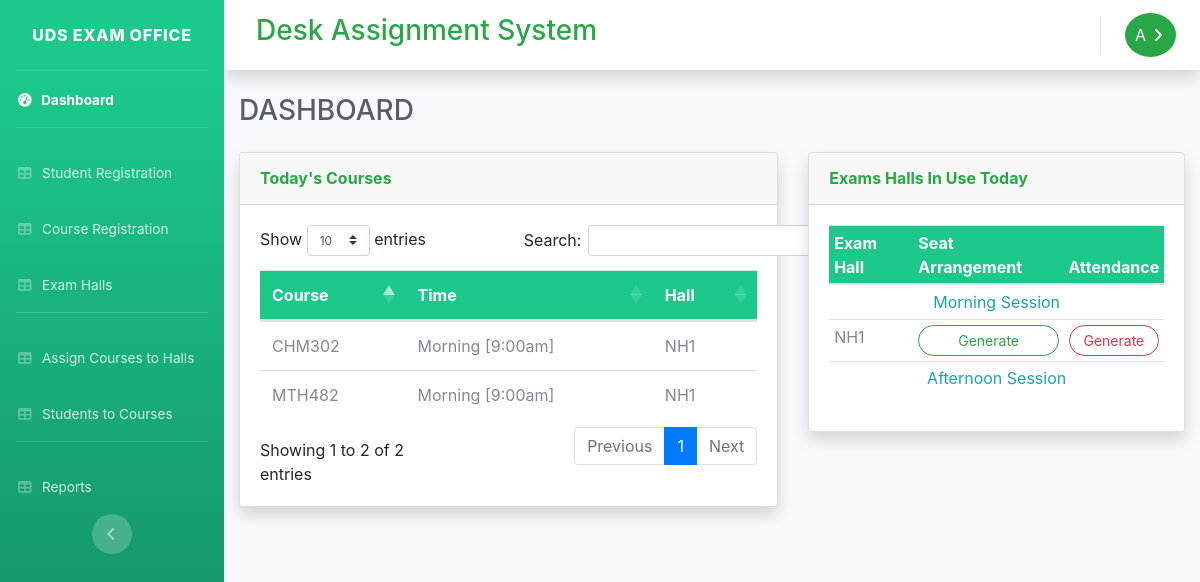
The page /account.php (signed in) on the database its author committed.
### tables this page shows
CREATE TABLE `hallscourses` (
  `id` int(11) NOT NULL,
  `hall_code` varchar(10) NOT NULL,
  `course_code` varchar(10) NOT NULL,
  `startingtime` varchar(1) NOT NULL,
  `writtendate` date NOT NULL
);

### connect.php (called while the page is built, shortened)
<?php
	$date = gmdate('Y-m-d');
?>

### account.php (the view, shortened to what this page needs)
<?php
  require('connect.php');
?>
<!DOCTYPE html>
<html lang="en">
<head>
  <link href="vendor/fontawesome-free/css/all.min.css" rel="stylesheet" type="text/css">
  <link href="css/sb-admin-2.min.css" rel="stylesheet">
  <link rel="stylesheet"  href="https://cdnjs.cloudflare.com/ajax/libs/twitter-bootstrap/4.1.3/css/bootstrap.css
">
<link rel="stylesheet"  href="https://cdn.datatables.net/1.10.20/css/dataTables.bootstrap4.min.css
">
<link rel="stylesheet" href="https://cdnjs.cloudflare.com/ajax/libs/font-awesome/4.7.0/css/font-awesome.min.css">
</head>
<body id="page-top">
  <div id="wrapper">
    <ul class="navbar-nav bg-gradient-success sidebar sidebar-dark accordion" id="accordionSidebar">
      <a class="sidebar-brand d-flex align-items-center justify-content-center" href="account.php">
        <div class="sidebar-brand-text mx-3">UDS EXAM OFFICE </div>
      </a>
      <hr class="sidebar-divider my-0">
      <li class="nav-item active">
        <a class="nav-link" href="account.php">
          <i class="fas fa-fw fa-tachometer-alt"></i>
          <span>Dashboard</span></a>
      </li>
      <hr class="sidebar-divider">
      <li class="nav-item">
        <a class="nav-link" href="registeredstudents.php">
          <i class="fas fa-fw fa-table"></i>
          <span>Student Registration</span></a>
      </li>
       <li class="nav-item">
        <a class="nav-link" href="courseregistration.php">
          <i class="fas fa-fw fa-table"></i>
          <span>Course Registration</span></a>
      </li>
      <li class="nav-item">
        <a class="nav-link" href="examhall.php">
          <i class="fas fa-fw fa-table"></i>
          <span>Exam Halls</span></a>
      </li>
      <hr class="sidebar-divider">
       <li class="nav-item">
        <a class="nav-link" href="courseshalls.php">
          <i class="fas fa-fw fa-table"></i>
          <span>Assign Courses to Halls</span></a>
      </li>
       <li class="nav-item">
        <a class="nav-link" href="assignstudentstocourses.php">
          <i class="fas fa-fw fa-table"></i>
          <span>Students to Courses</span></a>
      </li>
      <hr class="sidebar-divider d-none d-md-block">
      <li class="nav-item">
        <a class="nav-link" href="reports.php">
          <i class="fas fa-fw fa-table"></i>
          <span>Reports</span></a>
      </li>
      <div class="text-center d-none d-md-inline">
        <button class="rounded-circle border-0" id="sidebarToggle"></button>
      </div>
    </ul>
    <div id="content-wrapper" class="d-flex flex-column">
      <div id="content">
        <nav class="navbar navbar-expand navbar-light bg-white topbar mb-4 static-top shadow">
          <div class="d-none d-sm-inline-block ml-md-3 my-2 my-md-0 mw-100">
            <h3 class="text-success"> Desk Assignment System </h3>
          </div>
    <ul class="navbar-nav ml-auto">
      <li class="nav-item dropdown">
        <a class="nav-link " href="#" id="navbarDropdown" role="button" data-toggle="dropdown" aria-haspopup="true" aria-expanded="false">
          <span style="padding: 10px;font-style:bold; color:#fff;" class=" rounded-circle bg-success dropdown-toggle"><?php echo(strtoupper(substr($_SESSION['username'], 0,1))); ?></span>
        </a>
      </li>
    </ul>
        </nav>
        <div class="container-fluid">
          <div class="d-sm-flex align-items-center justify-content-between mb-4">
            <h1 class="h3 mb-0 text-gray-800">DASHBOARD</h1>
          </div>
          <div class="row">
            <div class="col-xl-7 col-lg-6">
              <div class="card shadow mb-4">
                <div class="card-header py-3 d-flex flex-row align-items-center justify-content-between">
                  <h6 class="m-0 font-weight-bold text-success">Today's Courses</h6>
                </div>
                <div class="card-body">
                  <table class="table table-stripped" id="example" style="width:100%;">
                      <thead>
                          <tr class="text-white" style="background-color:#1cc88a;">
                              <th>Course </th>
                              <th>Time </th>
                              <th>Hall</th>
                          </tr>
                      </thead>
                      <tbody>
                          <?php
                                $stmt = $conn->prepare("SELECT course_code,hall_code, startingtime FROM hallscourses WHERE writtendate = ?");
                                $stmt->bind_param("s", $date);
                                $stmt->execute();
                                $stmt->store_result();
                                $stmt->bind_result($course,$hall, $stime);
                                while($stmt->fetch()){
                                  if($stime == 1){
                                  $stime = "Morning [9:00am]";
                                }else{
                                  $stime = "Afternoon [2:00pm]";
                                }
                                  echo("<tr>
                                        <td> $course</td>
                                        <td> $stime </td>
                                        <td> $hall </td>
                                       </tr>");
                                }
                           ?>
                      </tbody>
                  </table>
                </div>
              </div>
            </div>
            <div class="col-xl-5 col-lg-6">
              <div class="card shadow mb-4">
                <div class="card-header py-3 d-flex flex-row align-items-center justify-content-between">
                  <h6 class="m-0 font-weight-bold text-success">Exams Halls In Use Today</h6>
                </div>
                <div class="card-body">
                  <table class="table table-stripped table-sm" id="example" style="width:100%;">
                      <thead>
                          <tr class="text-white" style="background-color:#1cc88a;">
                              <th>Exam Hall </th>
                              <th>Seat Arrangement </th>
                              <th>Attendance</th>
                          </tr>
                      </thead>
                      <tbody>
                        <tr>
                            <td colspan="3" class="text-center text-info" >Morning Session</td>
                          </tr>
                        <?php
                        $t = 1;
                        $stmt = $conn->prepare("SELECT DISTINCT hall_code FROM hallscourses WHERE startingtime = ? AND writtendate = ?");
                        $stmt->bind_param("ss",$t, $date);
                        $stmt->execute();
                        $stmt->store_result();
                        $stmt->bind_result($hall_code);
                        while($stmt->fetch()){
                          echo("
                            <tr>
                              <td> $hall_code</td>
                              <td><a class='btn btn-outline-success btn-block btn-sm rounded-pill' href='seatarrangement.php?id=$hall_code'> Generate </a></td>
                              <td><button class='btn btn-outline-danger btn-block btn-sm rounded-pill'> Generate </button></td>
                            </tr>
                            ");
                        }
                        ?>
                        <tr>
                            <td colspan="3" class="text-center text-info" >Afternoon Session</td>
                          </tr>
                      </tbody>
                    </table>
                </div>
              </div>
            </div>
          </div>
        </div>
      </div>
    </div>
  </div>
</body>
</html>

### rows shown on the page
hallscourses: course_code "CHM302", startingtime "Morning [9:00am]", hall_code "NH1"
hallscourses: course_code "MTH482", startingtime "Morning [9:00am]", hall_code "NH1"

### other values the page prints
substr($_SESSION['username'], 0,1) "A"
$hall_code "NH1"
